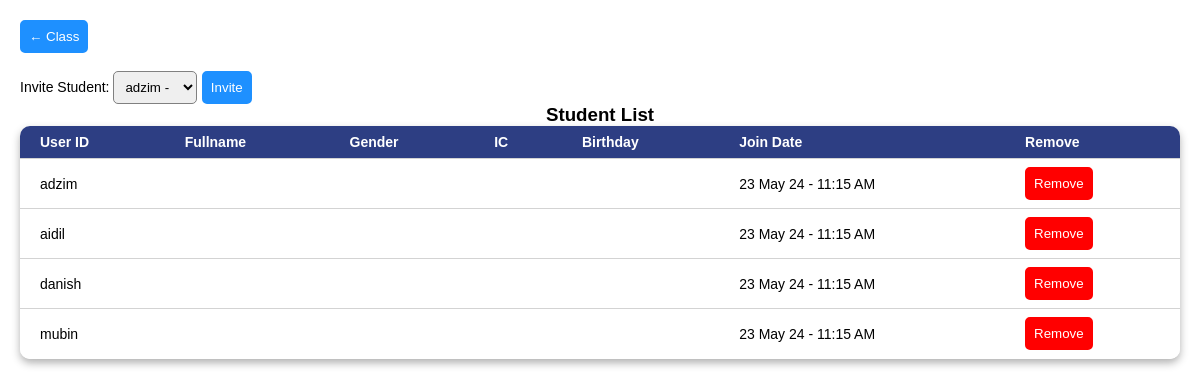
The page /manage_class.php?class_rowid=1 (signed in) on the database its author committed.
### tables this page shows
CREATE TABLE `class_student` (
  `rowid` bigint(20) NOT NULL,
  `class_rowid` bigint(20) NOT NULL DEFAULT 0 COMMENT 'Refer to class.rowid',
  `student_rowid` bigint(20) NOT NULL DEFAULT 0 COMMENT 'Refer to user.rowid',
  `create_date` datetime NOT NULL DEFAULT current_timestamp()
);

CREATE TABLE `user` (
  `rowid` bigint(20) NOT NULL,
  `userid` varchar(100) NOT NULL,
  `password` varchar(100) NOT NULL,
  `otp` varchar(100) DEFAULT NULL,
  `role` varchar(20) NOT NULL COMMENT 'teacher / student / heir',
  `fullname` varchar(255) DEFAULT '',
  `gender` varchar(10) DEFAULT NULL COMMENT 'male / female',
  `ic` varchar(12) DEFAULT NULL,
  `birthday` date DEFAULT NULL,
  `lastlog` datetime NOT NULL,
  `active` varchar(1) NOT NULL DEFAULT 'N' COMMENT 'Y=Yes, N=No'
);

### server/db.class.php (called while the page is built, shortened)
<?php
    class db {
        public $conn;
        private $hostname = "localhost";
        private $databasename = "educonnect";
        private $username = "root";
        private $password = "";
        function __construct($hostname = "", $databasename = "", $username = "", $password = "") {
            try {
                $this->hostname = $hostname != "" ? $hostname : $this->hostname;
                $this->databasename = $databasename != "" ? $databasename : $this->databasename;
                $this->password = $password != "" ? $password : $this->password;
                $this->conn = new PDO("mysql:host=$this->hostname; dbname=$this->databasename", $this->username, $this->password);
                $this->conn->exec("SET CHARACTER SET utf8");
            } catch (Exception $e) {
                $this->add_error_msg($e->getMessage());
            }
        }
        function sql_select($sql) {
            $return = [];
            try{
                $result = $this->conn->query($sql);
                if ($result !== false) {
                    $cols = $result->columnCount();
                    $count = 0;
                    foreach ($result as $row) {
                        $return[$count] = $this->sql_select_clearance($cols, $row);
                        $count++;
                    }
                } else {
                    throw new PDOException("[Error] Wrong SQL");
                }
            }
            catch(PDOException $e) {
                $this->sql_select_result = false;
                $this->sql_select_reason = $e->getMessage();
                $this->add_error_msg($e->getMessage());
                return [];
            }
            return $return;
        }
        function sql_select_clearance($length, $arr) {
            for($l = 0; $l < $length; $l++) {
                unset($arr[$l]);
            }
            return $arr;
        }
    }

### server/classs.class.php (the view, shortened to what this page needs)
<?php
class classs{
  private $db;
  function __construct() {
    $this->db = new db();
  }
  function tc_student_list($rowid) {
    $ret_html = "<tr>"
      .  "<th>User ID</th>"
      .  "<th>Fullname</th>"
      .  "<th>Gender</th>"
      .  "<th>IC</th>"
      .  "<th>Birthday</th>"
      .  "<th>Join Date</th>"
      .  "<th>Remove</th>"
      ."</tr>";
    try {
      foreach ($this->db->sql_select("SELECT A.rowid, B.userid, B.fullname, B.gender, B.ic, DATE_FORMAT(B.birthday,'%d %b %Y') AS birthday, CONCAT(DATE_FORMAT(A.create_date,'%d %b %y'), ' - ',TIME_FORMAT(A.create_date, '%h:%i %p')) AS create_date FROM class_student A LEFT JOIN user B ON A.student_rowid=B.rowid WHERE A.class_rowid='$rowid'") as $val) {
        $ret_html .= "<tr>"
          .  "<td>" . $val['userid'] . "</td>"
          .  "<td>" . $val['fullname'] . "</td>"
          .  "<td>" . ucwords($val['gender']) . "</td>"
          .  "<td>" . $val['ic'] . "</td>"
          .  "<td>" . $val['birthday'] . "</td>"
          .  "<td>" . $val['create_date'] . "</td>"
          .  "<td><button class='btn_remove' onclick=\"remove_class_student('" . $val['rowid'] ."')\">Remove</button></td>"
          ."</tr>";
      }
    } catch (Exception $e) {
      $this->add_error_msg($e->getMessage());
      $ret_html .= "<tr><td colspan='20'>No Class</td></tr>";
    }
    return $ret_html;
  }
}

### manage_class.php (shortened to what this page needs)
<?php
  include 'server/user.class.php';
  include 'server/classs.class.php';
  $user = new user();
  $class = new classs();
?>
<html>
<head>
  <link rel="stylesheet" href="css/setup.css">
</head>
<body>
  <div>
    <button onclick="page('class')">&#8592; Class</button>
    <br><br>
    <div>
      <label>Invite Student: </label>
      <select id="input_student"><?php print $user->option_student(); ?></select>
      <button onclick="add_class_student()">Invite</button>
    </div>
    <h3 align="center">Student List</h3>
    <table id="table_student" class="table2"><?php print $class->tc_student_list($_GET['class_rowid']); ?></table>
  </div>
</body>
</html>

### server/user.class.php (shortened to what this page needs)
<?php
class user {
  private $db;
  function __construct() {
    $this->db = new db();
  }
  function option_student() {
    try {
      $ret_html = "";
      foreach ($this->db->sql_select("SELECT rowid, userid, fullname FROM user WHERE `role`='student' AND active='Y' ORDER BY userid") as $val) {
        $fullname = $val['fullname'] == "" ? " - " . $val['fullname'] : "";
        $ret_html .= "<option value='" . $val['rowid'] . "'>" . $val['userid'] . "$fullname</option>";
      }
      return $ret_html;
    } catch (Exception $e) {
      $this->add_error_msg($e->getMessage());
      return "";
    }
  }
}

### css/setup.css (style rules this page uses)
body { margin: 0px; font-family: Arial; }
h1, h2, h3, h4, h5, h6 { margin: 0px; }
.table2 { font-family: Arial; border-collapse: collapse; width: 100%; box-shadow: 0 4px 8px 0 rgba(0, 0, 0, 0.3), 0 3px 10px 0 rgba(0, 0, 0, 0.01); border-radius: 10px; }
.table2 td, .table2 th { padding: 5px 20px; text-align: left; }
.table2 td { height: 50px; background: white; border-top: 1px solid lightgray; font-size: 14px; }
.table2 th { font-family: Arial; font-size: 14px; font-weight: bold; padding: 8px 20px; background-color: #2d3e83; color: white; }
.table2 th:first-child { border-top-left-radius: 10px; }
.table2 tr:last-child { border-bottom-left-radius: 10px; border-bottom-right-radius: 10px; }
.table2 th:last-child { border-top-right-radius: 10px; }
.table2 tr:last-child td:first-child { border-bottom-left-radius: 10px; }
.table2 tr:last-child td:last-child { border-bottom-right-radius: 10px; }

### manage_class.php (style rules this page uses)
body > div { padding: 20px; }
button { padding: 7px; border-radius: 5px; border: 2px solid dodgerblue; background: dodgerblue; color: white; }
.btn_remove { border: 2px solid red; background: red; color: white; }
label { font-size: 14px; margin-top: 10px; }
select { padding: 7px; border-radius: 5px; border: 1px solid gray; }

### rows shown on the page
class_student: user.userid "adzim", create_date "23 May 24 - 11:15 AM"
class_student: user.userid "aidil", create_date "23 May 24 - 11:15 AM"
class_student: user.userid "danish", create_date "23 May 24 - 11:15 AM"
class_student: user.userid "mubin", create_date "23 May 24 - 11:15 AM"

### other values the page prints
form field value "adzim -"
